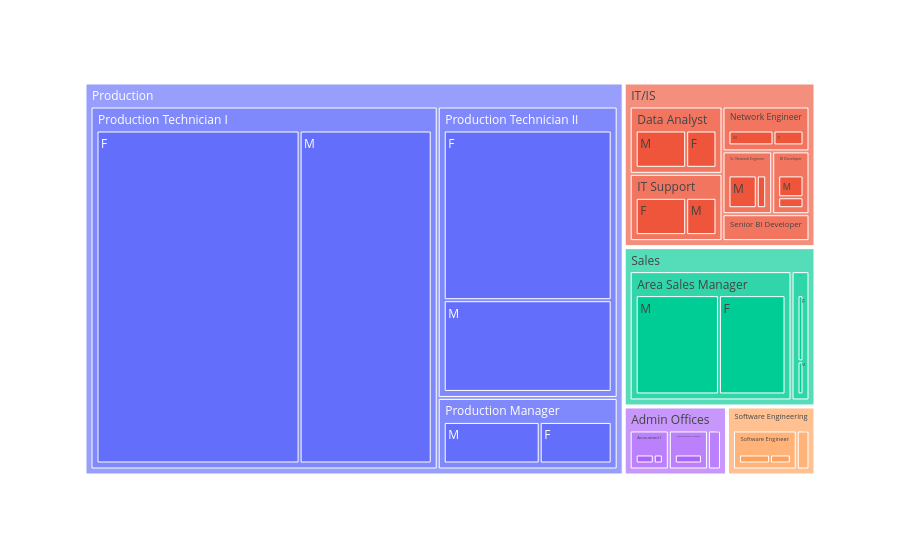

The notebook cell saved with this chart:
### Code cell
fig = px.treemap(
    data,
    path=['Department', 'Position', 'Gender'],
    values='Total Employees'
)
fig.show()

### Figure 1 — Plotly figure (JSON) as saved in the notebook; plotly's stock layout.template omitted (floating-point values rounded to 4 significant figures)
{"data": [{"branchvalues": "total", "domain": {"x": [0, 1], "y": [0, 1]}, "hovertemplate": "labels=%{label}<br>Total Employees=%{value}<br>parent=%{parent}<br>id=%{id}<extra></extra>", "ids": ["Admin Offices/Accountant I/F", "Admin Offices/Accountant I/M", "Admin Offices/Administrative Assistant/F", "Admin Offices/Shared Services Manager/M", "IT/IS/BI Developer/F", "IT/IS/BI Developer/M", "IT/IS/Data Analyst/F", "IT/IS/Data Analyst/M", "IT/IS/IT Support/F", "IT/IS/IT Support/M", "IT/IS/Network Engineer/F", "IT/IS/Network Engineer/M", "IT/IS/Senior BI Developer/F", "IT/IS/Senior BI Developer/M", "IT/IS/Sr. Network Engineer/F", "IT/IS/Sr. Network Engineer/M", "Production/Production Manager/F", "Production/Production Manager/M", "Production/Production Technician I/F", "Production/Production Technician I/M", "Production/Production Technician II/F", "Production/Production Technician II/M", "Sales/Area Sales Manager/F", "Sales/Area Sales Manager/M", "Sales/Sales Manager/F", "Sales/Sales Manager/M", "Software Engineering/Software Engineer/F", "Software Engineering/Software Engineer/M", "Software Engineering/Software Engineering Manager/M", "Admin Offices/Accountant I", "Admin Offices/Administrative Assistant", "Admin Offices/Shared Services Manager", "IT/IS/BI Developer", "IT/IS/Data Analyst", "IT/IS/IT Support", "IT/IS/Network Engineer", "IT/IS/Senior BI Developer", "IT/IS/Sr. Network Engineer", "Production/Production Manager", "Production/Production Technician I", "Production/Production Technician II", "Sales/Area Sales Manager", "Sales/Sales Manager", "Software Engineering/Software Engineer", "Software Engineering/Software Engineering Manager", "Admin Offices", "IT/IS", "Production", "Sales", "Software Engineering"], "labels": ["F", "M", "F", "M", "F", "M", "F", "M", "F", "M", "F", "M", "F", "M", "F", "M", "F", "M", "F", "M", "F", "M", "F", "M", "F", "M", "F", "M", "M", "Accountant I", "Administrative Assistant", "Shared Services Manager", "BI Developer", "Data Analyst", "IT Support", "Network Engineer", "Senior BI Developer", "Sr. Network Engineer", "Production Manager", "Production Technician I", "Production Technician II", "Area Sales Manager", "Sales Manager", "Software Engineer", "Software Engineering Manager", "Admin Offices", "IT/IS", "Production", "Sales", "Software Engineering"], "name": "", "parents": ["Admin Offices/Accountant I", "Admin Offices/Accountant I", "Admin Offices/Administrative Assistant", "Admin Offices/Shared Services Manager", "IT/IS/BI Developer", "IT/IS/BI Developer", "IT/IS/Data Analyst", "IT/IS/Data Analyst", "IT/IS/IT Support", "IT/IS/IT Support", "IT/IS/Network Engineer", "IT/IS/Network Engineer", "IT/IS/Senior BI Developer", "IT/IS/Senior BI Developer", "IT/IS/Sr. Network Engineer", "IT/IS/Sr. Network Engineer", "Production/Production Manager", "Production/Production Manager", "Production/Production Technician I", "Production/Production Technician I", "Production/Production Technician II", "Production/Production Technician II", "Sales/Area Sales Manager", "Sales/Area Sales Manager", "Sales/Sales Manager", "Sales/Sales Manager", "Software Engineering/Software Engineer", "Software Engineering/Software Engineer", "Software Engineering/Software Engineering Manager", "Admin Offices", "Admin Offices", "Admin Offices", "IT/IS", "IT/IS", "IT/IS", "IT/IS", "IT/IS", "IT/IS", "Production", "Production", "Production", "Sales", "Sales", "Software Engineering", "Software Engineering", "", "", "", "", ""], "type": "treemap", "values": [1.0, 2.0, 3.0, 1.0, 1.0, 2.0, 3.0, 5.0, 5.0, 3.0, 2.0, 3.0, 1.0, 2.0, 1.0, 3.0, 6.0, 8.0, 83.0, 54.0, 37.0, 20.0, 12.0, 15.0, 2.0, 1.0, 3.0, 2.0, 1.0, 3.0, 3.0, 1.0, 3.0, 8.0, 8.0, 5.0, 3.0, 4.0, 14.0, 137.0, 57.0, 27.0, 3.0, 5.0, 1.0, 7.0, 31.0, 208.0, 30.0, 6.0]}], "layout": {"legend": {"tracegroupgap": 0}, "margin": {"t": 60}}}
